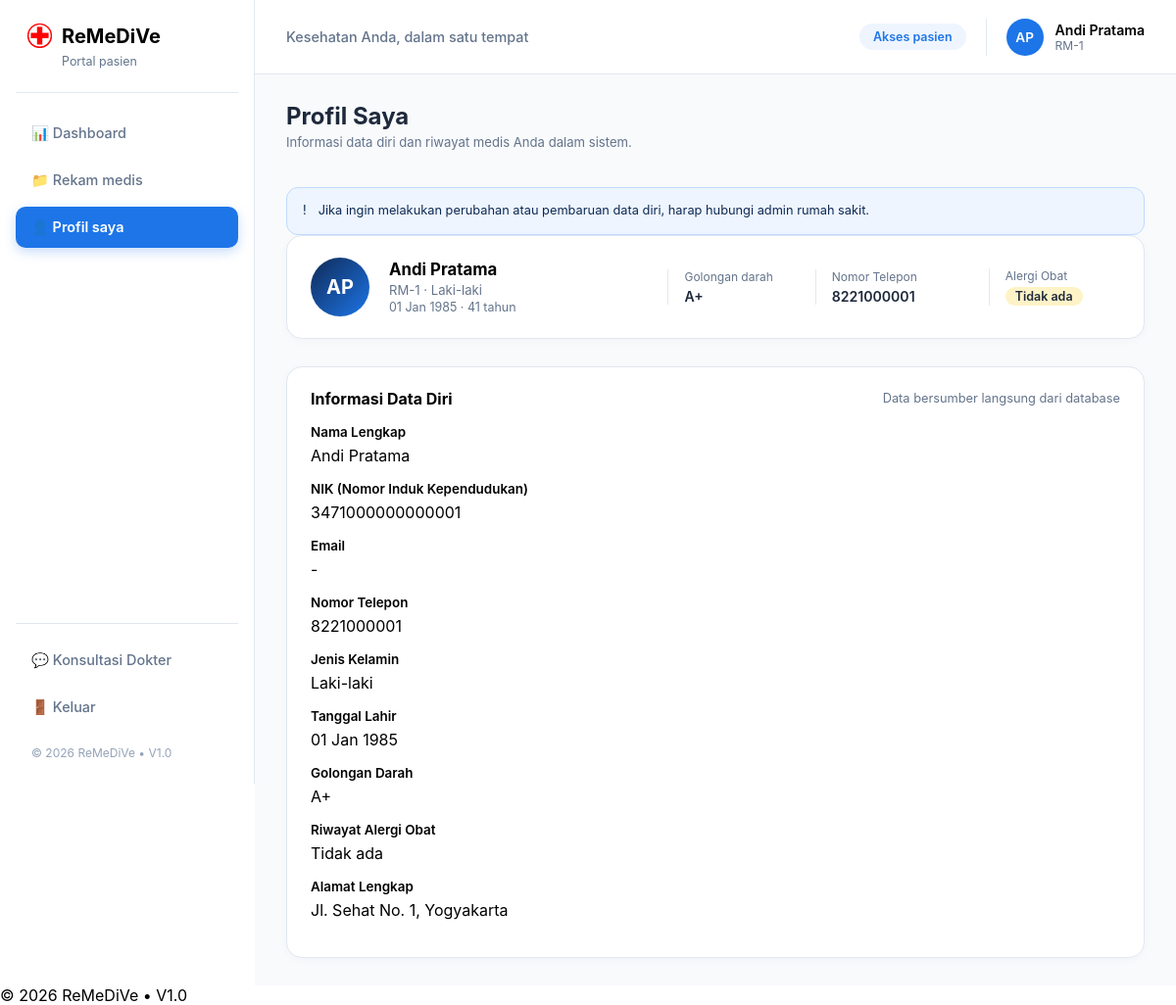
The page /patient_profile.php (signed in) on the database its author committed.
### tables this page shows
CREATE TABLE `patients` (
  `PatientID` int(11) NOT NULL,
  `PatientName` varchar(50) DEFAULT NULL,
  `NIK` char(16) DEFAULT NULL,
  `BloodType` varchar(3) DEFAULT NULL,
  `PhoneNumber` varchar(15) DEFAULT NULL,
  `Address` text DEFAULT NULL,
  `Gender` char(1) NOT NULL,
  `BirthDate` date NOT NULL,
  `UserID` int(11) DEFAULT NULL,
  `Allergy` varchar(50) DEFAULT NULL
);

### patient_profile.php (the view, shortened to what this page needs)
<?php
    include ('header.php');
    $age_text = '-';
    if ($data && !empty($data['BirthDate'])) {
        $birth_date_obj = new DateTime($data['BirthDate']);
        $today = new DateTime('today');
        $age = $birth_date_obj->diff($today)->y;
        $age_text = $age . ' tahun';
    }
?>
<main class="main-content">
    <div class="page-header-row">
        <div>
            <h2>Profil Saya</h2>
            <p class="section-desc">Informasi data diri dan riwayat medis Anda dalam sistem.</p>
        </div>
    </div>
    <div class="notice-disclaimer-box">
        <span>!</span>
        <p>Jika ingin melakukan perubahan atau pembaruan data diri, harap hubungi admin rumah sakit.</p>
    </div>
    <div class="card profile-summary-card">
        <div class="profile-avatar-large"><?php echo $initials; ?></div>
        <div class="profile-info-grid">
            <div class="profile-main-data">
                <h3><?php echo htmlspecialchars($display_name); ?></h3>
                <p><?php echo $identifier; ?> · <?php echo ($data && isset($data['Gender']) && $data['Gender'] == 'P') ? 'Perempuan' : 'Laki-laki'; ?></p>
                <p class="birth-text"><?php echo ($data && !empty($data['BirthDate'])) ? date('d M Y', strtotime($data['BirthDate'])) : '-'; ?> · <?php echo $age_text; ?></p>
            </div>
            <div class="profile-col">
                <span class="label">Golongan darah</span>
                <span class="value"><?php echo ($data && !empty($data['BloodType'])) ? htmlspecialchars($data['BloodType']) : '-'; ?></span>
            </div>
            <div class="profile-col">
                <span class="label">Nomor Telepon</span>
                <span class="value"><?php echo ($data && !empty($data['PhoneNumber'])) ? htmlspecialchars($data['PhoneNumber']) : '-'; ?></span>
            </div>
            <div class="profile-col">
                <span class="label">Alergi Obat</span>
                <span class="value warning-tag"><?php echo ($data && !empty($data['Allergy'])) ? htmlspecialchars($data['Allergy']) : 'Tidak ada'; ?></span>
            </div>
        </div>
    </div>
    <div class="card content-card profile-edit-container">
        <div class="card-title-row">
            <h3>Informasi Data Diri</h3>
            <span class="section-sub-info">Data bersumber langsung dari database</span>
        </div>
        <div class="profile-details-view">
            <div class="form-grid-two">
                <div class="form-group">
                    <label class="label">Nama Lengkap</label>
                    <div class="profile-text-static"><?php echo htmlspecialchars($data['PatientName'] ?? '-'); ?></div>
                </div>
                <div class="form-group">
                    <label class="label">NIK (Nomor Induk Kependudukan)</label>
                    <div class="profile-text-static"><?php echo htmlspecialchars($data['NIK'] ?? '-'); ?></div>
                </div>
            </div>
            <div class="form-grid-two">
                <div class="form-group">
                    <label class="label">Email</label>
                    <div class="profile-text-static"><?php echo htmlspecialchars($data['Email'] ?? '-'); ?></div>
                </div>
                <div class="form-group">
                    <label class="label">Nomor Telepon</label>
                    <div class="profile-text-static"><?php echo htmlspecialchars($data['PhoneNumber'] ?? '-'); ?></div>
                </div>
            </div>
            <div class="form-grid-three">
                <div class="form-group">
                    <label class="label">Jenis Kelamin</label>
                    <div class="profile-text-static"><?php echo ($data && isset($data['Gender']) && $data['Gender'] == 'P') ? 'Perempuan' : 'Laki-laki'; ?></div>
                </div>
                <div class="form-group">
                    <label class="label">Tanggal Lahir</label>
                    <div class="profile-text-static"><?php echo ($data && !empty($data['BirthDate'])) ? date('d M Y', strtotime($data['BirthDate'])) : '-'; ?></div>
                </div>
                <div class="form-group">
                    <label class="label">Golongan Darah</label>
                    <div class="profile-text-static"><?php echo htmlspecialchars($data['BloodType'] ?? '-'); ?></div>
                </div>
            </div>
            <div class="form-group">
                <label class="label">Riwayat Alergi Obat</label>
                <div class="profile-text-static"><?php echo htmlspecialchars($data['Allergy'] ?? 'Tidak ada'); ?></div>
            </div>
            <div class="form-group">
                <label class="label">Alamat Lengkap</label>
                <div class="profile-text-static"><?php echo htmlspecialchars($data['Address'] ?? '-'); ?></div>
            </div>
        </div>
    </div>
</main>
<?php
    include ('footer.php');
?>

### header.php (shortened to what this page needs)
<?php
    include ('connection.php');
    $user_id = $_SESSION['UserID'];
    $role = $_SESSION['Role'];
    $display_name = '';
    $identifier   = '';
    $initials     = '';
    if ($role === 'patient') {
    $query = "SELECT * FROM patients WHERE UserID = '$user_id'";
    $result = mysqli_query($connection, $query);
        if ($result && mysqli_num_rows($result) > 0) {
            $data = mysqli_fetch_assoc($result);
            $display_name = $data['PatientName'];
            $identifier = 'RM-' . $data['PatientID'];
            $words = explode(' ', $display_name);
            $initials = mb_substr($words[0], 0, 1) . (isset($words[1]) ? mb_substr($words[1], 0, 1) : '');
            $initials = strtoupper($initials);
        }
    } else {
        $display_name = 'Administrator';
        $identifier = 'ADM';
        $initials = 'AD';
    }
?>
<!DOCTYPE html>
<html lang="id">
<head>
    <link rel="stylesheet" href="style.css">
</head>
<body>
    <div class="app-layout">
        <aside class="sidebar">
            <div class="sidebar-brand">
                <img src="assets/image/RedCross.png" alt="ReMeDiVe" style="height: 25px; width:auto;">
                <h2>ReMeDiVe</h2>
                <small><?php echo ($role === 'patient') ? 'Portal pasien' : (($role === 'doctor') ? 'Portal dokter' : 'Portal admin'); ?></small>
            </div>
            <nav class="sidebar-menu">
                <?php
                    if ($role === 'patient'){
                        ?>
                        <a href="patient_dashboard.php" class="menu-item <?php echo (basename($_SERVER['PHP_SELF']) == 'patient_dashboard.php') ? 'active' : ''; ?>">
                            <span>📊 Dashboard</span>
                        </a>
                        <a href="patient_records.php" class="menu-item <?php echo (basename($_SERVER['PHP_SELF']) == 'patient_records.php') ? 'active' : ''; ?>">
                            <span>📁 Rekam medis</span>
                        </a>
                        <a href="patient_profile.php" class="menu-item <?php echo (basename($_SERVER['PHP_SELF']) == 'patient_profile.php') ? 'active' : ''; ?>">
                            <span>👤 Profil saya</span>
                        </a>
                        <?php
                    }
                ?>
            </nav>
            <div class="sidebar-footer-menu">
                <a href="chat.php" class="menu-item <?php echo (basename($_SERVER['PHP_SELF']) == 'chat.php') ? 'active' : ''; ?>">
                    <span>💬 <?php echo ($role === 'patient') ? 'Konsultasi Dokter' : 'Chat Pasien'; ?></span>
                </a>
                <a href="logout.php" class="menu-item logout-item">
                    <span>🚪 Keluar</span>
                </a>
                <div class="copyright-box">
                    <span>&copy; <?php echo date('Y'); ?> ReMeDiVe &bull; V1.0</span>
                </div>
            </div>
        </aside>
        <div class="main-wrapper">
            <header class="top-header">
                <div class="top-header-left">
                    <p>Kesehatan Anda, dalam satu tempat</p>
                </div>
                <div class="top-header-right">
                    <span class="role-badge"><?php echo ($role === 'patient') ? 'Akses pasien' : (($role === 'doctor') ? 'Akses dokter' : 'Akses admin'); ?></span>
                    <div class="user-profile-mini">
                        <span class="user-avatar-small"><?php echo $initials; ?></span>
                        <div class="user-info-text">
                            <span class="u-name"><?php echo htmlspecialchars($display_name); ?></span>
                            <small><?php echo htmlspecialchars($identifier); ?></small>
                        </div>
                    </div>
                </div>
            </header>
        </div>
    </div>
</body>
</html>

### rows shown on the page
patients: PatientName "AP", PatientName "Andi Pratama", PatientID "RM-1", BirthDate "01 Jan 1985", BirthDate "41 tahun", BloodType "A+", PhoneNumber "8221000001", NIK "3471000000000001", Allergy "Tidak ada", Address "Jl. Sehat No. 1, Yogyakarta"

### other values the page prints
$data['Email'] "-"
